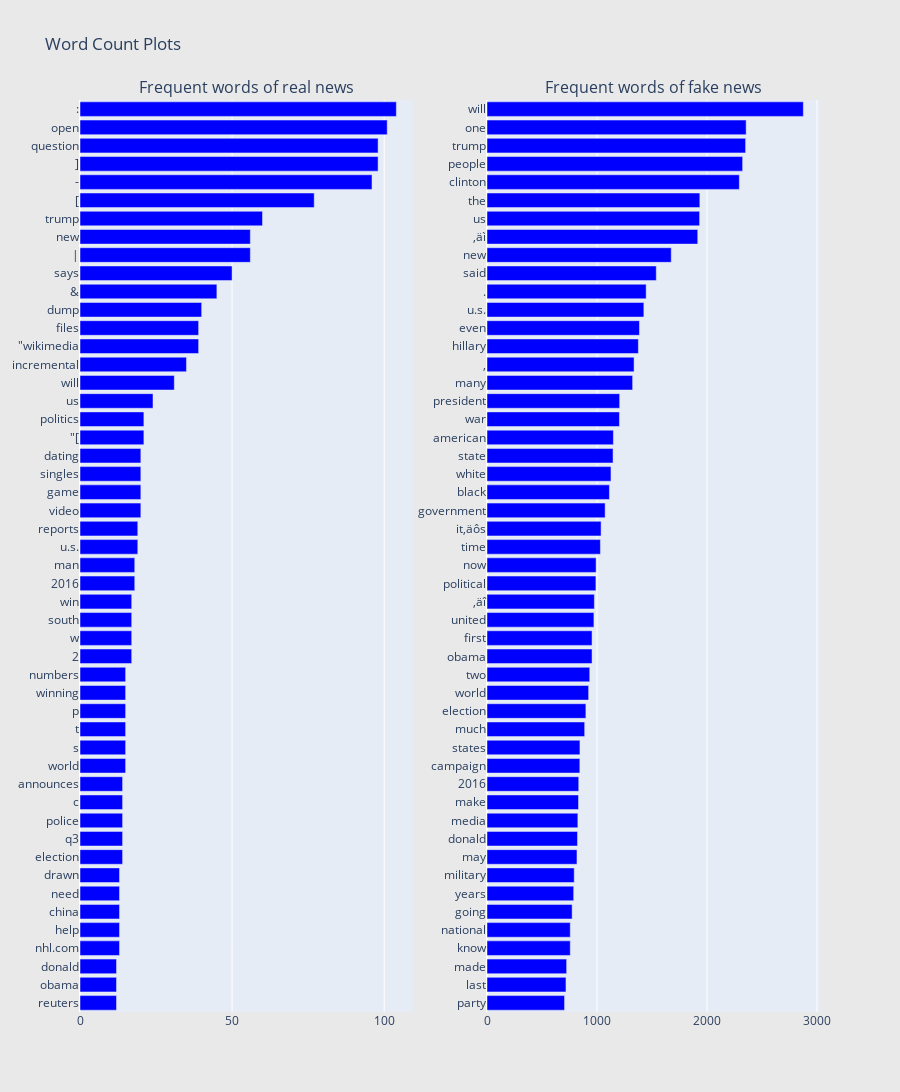

Write notebook code for a chart like this one.
### Code cell
# for colab plotly
configure_plotly_browser_state()

## Get the bar chart from sincere questions ##
freq_dict = defaultdict(int)
for sent in df_real["text"]:
    for word in generate_ngrams(sent, 1):
        freq_dict[word] += 1
fd_sorted = pd.DataFrame(sorted(freq_dict.items(), key=lambda x: x[1])[::-1])
fd_sorted.columns = ["word", "wordcount"]
trace0 = horizontal_bar_chart(fd_sorted.head(50), 'blue')


## Get the bar chart from insincere questions ##
freq_dict = defaultdict(int)
for sent in df_fake["text"]:
    for word in generate_ngrams(sent, 1):
        freq_dict[word] += 1
fd_sorted = pd.DataFrame(sorted(freq_dict.items(), key=lambda x: x[1])[::-1])
fd_sorted.columns = ["word", "wordcount"]
trace1 = horizontal_bar_chart(fd_sorted.head(50), 'blue')

# Creating two subplots
fig = tools.make_subplots(rows=1, cols=2, vertical_spacing=0.04,
                          subplot_titles=["Frequent words of real news", 
                                          "Frequent words of fake news"])
fig.append_trace(trace0, 1, 1)
fig.append_trace(trace1, 1, 2)
fig['layout'].update(height=1200, width=900, paper_bgcolor='rgb(233,233,233)', title="Word Count Plots")
py.iplot(fig, filename='word-plots')

### Figure 1 — Plotly figure (JSON) as saved in the notebook; plotly's stock layout.template omitted (floating-point values rounded to 4 significant figures)
{"data": [{"showlegend": false, "orientation": "h", "yaxis": "y", "y": ["reuters", "obama", "donald", "nhl.com", "help", "china", "need", "drawn", "election", "q3", "police", "c", "announces", "world", "s", "t", "p", "winning", "numbers", "2", "w", "south", "win", "2016", "man", "u.s.", "reports", "video", "game", "singles", "dating", "\"[", "politics", "us", "will", "incremental", "\"wikimedia", "files", "dump", "&", "says", "|", "new", "trump", "[", "-", "]", "question", "open", ":"], "xaxis": "x", "marker": {"color": "blue"}, "x": [12, 12, 12, 13, 13, 13, 13, 13, 14, 14, 14, 14, 14, 15, 15, 15, 15, 15, 15, 17, 17, 17, 17, 18, 18, 19, 19, 20, 20, 20, 20, 21, 21, 24, 31, 35, 39, 39, 40, 45, 50, 56, 56, 60, 77, 96, 98, 98, 101, 104], "type": "bar"}, {"showlegend": false, "orientation": "h", "yaxis": "y2", "y": ["party", "last", "made", "know", "national", "going", "years", "military", "may", "donald", "media", "make", "2016", "campaign", "states", "much", "election", "world", "two", "obama", "first", "united", "‚äî", "political", "now", "time", "it‚äôs", "government", "black", "white", "state", "american", "war", "president", "many", ",", "hillary", "even", "u.s.", ".", "said", "new", "‚äì", "us", "\r\nthe", "clinton", "people", "trump", "one", "will"], "xaxis": "x2", "marker": {"color": "blue"}, "x": [705, 718, 724, 757, 757, 774, 788, 793, 818, 823, 826, 832, 834, 844, 845, 888, 899, 924, 934, 955, 955, 972, 976, 990, 992, 1031, 1037, 1074, 1113, 1127, 1146, 1149, 1204, 1206, 1324, 1337, 1376, 1386, 1426, 1447, 1539, 1675, 1916, 1933, 1935, 2294, 2324, 2351, 2356, 2876], "type": "bar"}], "layout": {"xaxis": {"domain": [0, 0.45], "anchor": "y"}, "title": {"text": "Word Count Plots"}, "paper_bgcolor": "rgb(233,233,233)", "yaxis": {"domain": [0, 1], "anchor": "x"}, "xaxis2": {"domain": [0.55, 1], "anchor": "y2"}, "height": 1200, "width": 900, "yaxis2": {"domain": [0, 1], "anchor": "x2"}, "annotations": [{"yanchor": "bottom", "xref": "paper", "xanchor": "center", "yref": "paper", "text": "Frequent words of real news", "y": 1, "x": 0.225, "font": {"size": 16}, "showarrow": false}, {"yanchor": "bottom", "xref": "paper", "xanchor": "center", "yref": "paper", "text": "Frequent words of fake news", "y": 1, "x": 0.775, "font": {"size": 16}, "showarrow": false}]}}
